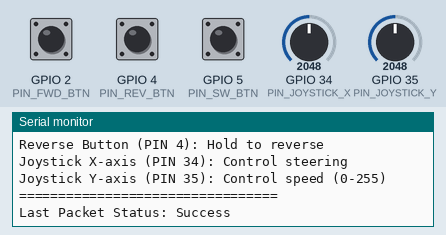
A sketch run on a simulated ESP32. On the bench: the last lines printed to the serial monitor. Inputs (shaded band) come from the test bench; at power-on: GPIO 2 (PIN_FWD_BTN) LOW, GPIO 4 (PIN_REV_BTN) LOW, GPIO 5 (PIN_SW_BTN) LOW, GPIO 34 (PIN_JOYSTICK_X) = 2048, GPIO 35 (PIN_JOYSTICK_Y) = 2048 (analog values on the 0–4095 scale).

Above: at 1.2 s.
1.3 s: GPIO 2 (PIN_FWD_BTN) pulled HIGH for 0.15 s
At 1.9 s:
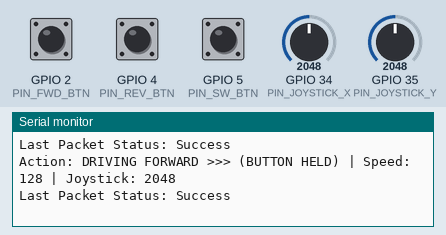
2.9 s: GPIO 4 (PIN_REV_BTN) pulled HIGH for 0.15 s
At 2.99 s:
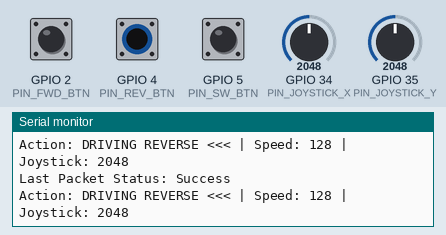
4.5 s: GPIO 5 (PIN_SW_BTN) pulled HIGH for 0.15 s
At 4.84 s:
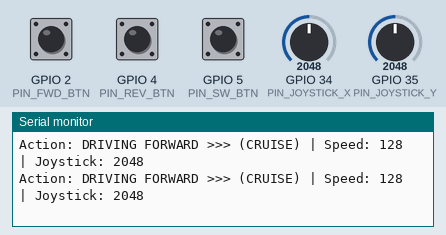
6.1 s: GPIO 2 (PIN_FWD_BTN) pulled HIGH for 1 s
At 6.43 s:
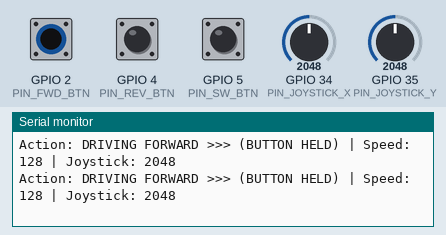
8.6 s: GPIO 2 (PIN_FWD_BTN) driven HIGH and GPIO 4 (PIN_REV_BTN) driven HIGH
At 9.5 s:
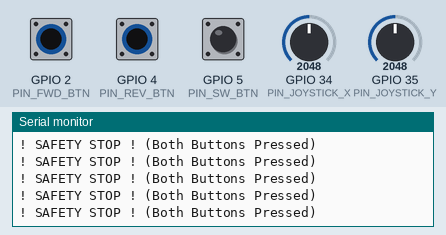

The sketch:

prototype.ino
```cpp
#include <esp_now.h>
#include <WiFi.h>
#include <esp_bt.h>

// REPLACE WITH YOUR RECEIVER'S MAC Address
// To find MAC address, upload a sketch with: Serial.println(WiFi.macAddress());
uint8_t receiverAddress[] = {0xFF, 0xFF, 0xFF, 0xFF, 0xFF, 0xFF};

// Structure to send motor control data
// Must match the receiver structure EXACTLY
typedef struct struct_message {
  int motorCommand;  // 0=STOP, 1=FORWARD, 2=REVERSE
  bool cruiseActive; // Is cruise control active?
  int speed;         // Speed value (0-255) from joystick
  int joystickX;     // Raw joystick X-axis value (0-4095)
} struct_message;

// Create a struct_message called controlData
struct_message controlData;

esp_now_peer_info_t peerInfo;

// --- PINS ---
const int PIN_FWD_BTN = 2;
const int PIN_REV_BTN = 4;
const int PIN_SW_BTN  = 5; // Acts as "Cruise Control" Toggle
const int PIN_JOYSTICK_X = 34; // Analog pin for joystick X-axis (ADC1)
const int PIN_JOYSTICK_Y = 35; // Analog pin for joystick Y-axis for speed (ADC1)

// --- JOYSTICK CONFIGURATION ---
const int JOYSTICK_CENTER = 2048; // Center position for 12-bit ADC (0-4095)
const int JOYSTICK_DEADZONE = 200; // Deadzone around center
const int JOYSTICK_MIN = 0;
const int JOYSTICK_MAX = 4095;

// --- STATE VARIABLES ---
volatile bool rawFwdState = false;
volatile bool rawRevState = false;
volatile bool switchEvent = false;
volatile unsigned long lastSwitchPressTime = 0;
bool cruiseMode = false;
bool lastFwdState = false;

// --- DEBOUNCE ---
unsigned long lastDebounceTime = 0;
const int DEBOUNCE_DELAY = 300;

// --- MOTOR COMMAND STATES ---
const int CMD_STOP = 0;
const int CMD_FORWARD = 1;
const int CMD_REVERSE = 2;

// Callback when data is sent
void OnDataSent(const uint8_t *mac_addr, esp_now_send_status_t status) {
  Serial.print("Last Packet Status: ");
  Serial.println(status == ESP_NOW_SEND_SUCCESS ? "Success" : "Failed");
}

// --- FUNCTION PROTOTYPES ---
void IRAM_ATTR isrForward();
void IRAM_ATTR isrReverse();
void IRAM_ATTR isrSwitch();
void sendMotorCommand(int command);
int readJoystickX();
int readJoystickY();
int mapJoystickToSpeed(int joystickValue);

void setup() {
  Serial.begin(115200);

  // Disable Bluetooth to save power
  btStop();
  esp_bt_controller_disable();
  Serial.println("Bluetooth disabled for power saving");

  // Set device as a Wi-Fi Station
  WiFi.mode(WIFI_STA);

  // Print MAC Address for reference
  Serial.print("Remote MAC Address: ");
  Serial.println(WiFi.macAddress());

  // Init ESP-NOW
  if (esp_now_init() != ESP_OK) {
    Serial.println("Error initializing ESP-NOW");
    return;
  }

  // Register send callback
  esp_now_register_send_cb((esp_now_send_cb_t)OnDataSent);

  // Register peer (the receiver ESP32)
  memcpy(peerInfo.peer_addr, receiverAddress, 6);
  peerInfo.channel = 0;
  peerInfo.encrypt = false;

  // Add peer
  if (esp_now_add_peer(&peerInfo) != ESP_OK) {
    Serial.println("Failed to add peer");
    return;
  }

  Serial.println("ESP-NOW Initialized Successfully");

  // Setup button pins
  pinMode(PIN_FWD_BTN, INPUT);
  pinMode(PIN_REV_BTN, INPUT);
  pinMode(PIN_SW_BTN,  INPUT);

  // Setup joystick pin (analog input)
  pinMode(PIN_JOYSTICK_X, INPUT);
  pinMode(PIN_JOYSTICK_Y, INPUT);

  // Configure ADC for 12-bit resolution
  analogReadResolution(12); // 0-4095 range
  analogSetAttenuation(ADC_11db); // Full range 0-3.3V

  // Attach Interrupts
  attachInterrupt(digitalPinToInterrupt(PIN_FWD_BTN), isrForward, CHANGE);
  attachInterrupt(digitalPinToInterrupt(PIN_REV_BTN), isrReverse, CHANGE);
  attachInterrupt(digitalPinToInterrupt(PIN_SW_BTN),  isrSwitch,  RISING);

  Serial.println("=================================");
  Serial.println("Remote Control Ready");
  Serial.println("=================================");
  Serial.println("Forward Button (PIN 2): Hold to go (Gas Pedal)");
  Serial.println("  - Pressing Forward while Cruise is ON will disable Cruise");
  Serial.println("Switch Button (PIN 5): Toggle Cruise Control");
  Serial.println("Reverse Button (PIN 4): Hold to reverse");
  Serial.println("Joystick X-axis (PIN 34): Control steering");
  Serial.println("Joystick Y-axis (PIN 35): Control speed (0-255)");
  Serial.println("=================================");
}

void loop() {
  // Read joystick axes
  int joystickX = readJoystickX();
  int joystickY = readJoystickY();
  int speed = mapJoystickToSpeed(joystickY); // Use Y-axis for speed

  // 1. CHECK IF FORWARD BUTTON WAS JUST PRESSED (while cruise is on)
  if (rawFwdState && !lastFwdState && cruiseMode) {
    cruiseMode = false;
    Serial.println(">> CRUISE CONTROL: DISABLED (Forward Button Pressed) <<");
  }
  lastFwdState = rawFwdState;

  // 2. HANDLE SWITCH TOGGLE (CRUISE CONTROL)
  if (switchEvent) {
    unsigned long currentTime = millis();

    if ((currentTime - lastDebounceTime > DEBOUNCE_DELAY) &&
        digitalRead(PIN_SW_BTN) == HIGH) {

      cruiseMode = !cruiseMode;

      if (cruiseMode) {
        Serial.println(">> CRUISE CONTROL: ENABLED <<");
      } else {
        Serial.println(">> CRUISE CONTROL: DISABLED <<");
        // Send stop command when cruise is disabled
        sendMotorCommand(CMD_STOP);
      }

      lastDebounceTime = currentTime;
    }
    switchEvent = false;
  }

  // 3. SAFETY CHECKS

  // SAFETY: Both Physical Buttons Pressed
  if (rawFwdState && rawRevState) {
    Serial.println("! SAFETY STOP ! (Both Buttons Pressed)");
    sendMotorCommand(CMD_STOP);
    return;
  }

  // SAFETY: Cruise Control is ON, but User Pressed Reverse
  if (cruiseMode && rawRevState) {
    Serial.println("! SAFETY STOP ! (Cruise + Reverse Conflict)");
    cruiseMode = false;
    Serial.println(">> CRUISE CONTROL: AUTO-DISABLED (Safety) <<");
    sendMotorCommand(CMD_STOP);
    return;
  }

  // 4. MOTOR CONTROL LOGIC & SEND COMMANDS

  bool wantToGoForward = rawFwdState || cruiseMode;
  bool wantToGoReverse = rawRevState;

  if (wantToGoForward) {
    if (cruiseMode) {
      Serial.print("Action: DRIVING FORWARD >>> (CRUISE) | Speed: ");
      Serial.print(speed);
      Serial.print(" | Joystick: ");
      Serial.println(joystickX);
      sendMotorCommand(CMD_FORWARD);
    } else {
      Serial.print("Action: DRIVING FORWARD >>> (BUTTON HELD) | Speed: ");
      Serial.print(speed);
      Serial.print(" | Joystick: ");
      Serial.println(joystickX);
      sendMotorCommand(CMD_FORWARD);
    }
  }
  else if (wantToGoReverse) {
    Serial.print("Action: DRIVING REVERSE <<< | Speed: ");
    Serial.print(speed);
    Serial.print(" | Joystick: ");
    Serial.println(joystickX);
    sendMotorCommand(CMD_REVERSE);
  }
  else {
    sendMotorCommand(CMD_STOP);
  }

  delay(50); // Send updates every 50ms
}

// Function to read joystick Y-axis with averaging for stability
int readJoystickY() {
  const int samples = 5;
  long sum = 0;

  for (int i = 0; i < samples; i++) {
    sum += analogRead(PIN_JOYSTICK_Y);
    delayMicroseconds(100);
  }

  return sum / samples;
}

// Function to read joystick X-axis with averaging for stability
int readJoystickX() {
  const int samples = 5;
  long sum = 0;

  for (int i = 0; i < samples; i++) {
    sum += analogRead(PIN_JOYSTICK_X);
    delayMicroseconds(100);
  }

  return sum / samples;
}

// Function to map joystick position to speed (0-255)
int mapJoystickToSpeed(int joystickValue) {
  // Apply deadzone around center
  if (abs(joystickValue - JOYSTICK_CENTER) < JOYSTICK_DEADZONE) {
    return 128; // Mid speed when centered
  }

  // Map joystick range to speed (0-255)
  int speed = map(joystickValue, JOYSTICK_MIN, JOYSTICK_MAX, 0, 255);

  // Constrain to valid range
  speed = constrain(speed, 0, 255);

  return speed;
}

// Function to send motor commands via ESP-NOW
void sendMotorCommand(int command) {
  static int lastCommand = -1;
  static int lastSpeed = -1;
  static int lastJoystickX = -1;

  // Read current joystick positions and speed
  int currentJoystickX = readJoystickX();
  int currentJoystickY = readJoystickY();
  int currentSpeed = mapJoystickToSpeed(currentJoystickY); // Use Y for speed

  // Send if command, speed, or joystick position changed significantly
  bool shouldSend = (command != lastCommand) ||
                    (abs(currentSpeed - lastSpeed) > 5) ||
                    (abs(currentJoystickX - lastJoystickX) > 50);

  if (shouldSend) {
    controlData.motorCommand = command;
    controlData.cruiseActive = cruiseMode;
    controlData.speed = currentSpeed;
    controlData.joystickX = currentJoystickX;

    esp_err_t result = esp_now_send(receiverAddress, (uint8_t *) &controlData, sizeof(controlData));

    if (result != ESP_OK) {
      Serial.println("Error sending command");
    }

    lastCommand = command;
    lastSpeed = currentSpeed;
    lastJoystickX = currentJoystickX;
  }
}

// --- INTERRUPT SERVICE ROUTINES ---
void IRAM_ATTR isrForward() {
  rawFwdState = digitalRead(PIN_FWD_BTN);
}

void IRAM_ATTR isrReverse() {
  rawRevState = digitalRead(PIN_REV_BTN);
}

void IRAM_ATTR isrSwitch() {
  unsigned long currentTime = millis();
  if (currentTime - lastSwitchPressTime > DEBOUNCE_DELAY) {
    switchEvent = true;
    lastSwitchPressTime = currentTime;
  }
}
```

test.c
```cpp
#include <stdio.h>
#include <string.h>
#include <stdbool.h>
#include <unistd.h>

bool system = 1;
bool message_status = 1;
char message_sent[] = "The message was sent";
char message_not[] = "The message was not sent";


typedef enum
{
    ide_status,
    ready_status,
    connected_status


}state_status;

state_status current_state = ide_status;

void messageFunction()
{
    if (message_status == 1)
    {
        printf("%s\n", message_sent);
        current_state = connected_status;
     }
    else
    {
        printf("%s\n", message_not);
    }
}

int main()
{

while(true)
{
    switch (current_state)
    {
        case ide_status:
        messageFunction();
        break;

        case connected_status:
        printf("Checking system.....\n");
        sleep(3);

        if (system == 1 )
        {
                printf("System ready to go\n");
                current_state = ready_status;
                sleep(3);
        }

        else {
                printf("Not ready\n");
                sleep(3);
        }
        break;

        case ready_status:
        printf("Machine is ready\n");
        sleep(3);


        break;

    }
        usleep(50000); //tiskdelay()
}

    return 0;
}
```

Measured:
- after the input at 1.3 s, the serial monitor: prints a new line at once (image 1)
- after the input at 2.9 s, the serial monitor: prints a new line at once (image 2)
- after the input at 4.5 s, the serial monitor: prints a new line after 0.05 s (image 3)
- after the input at 6.1 s, the serial monitor: prints a new line at once (image 4)
- after the input at 8.6 s, the serial monitor: prints a new line after 0.05 s (image 5)
